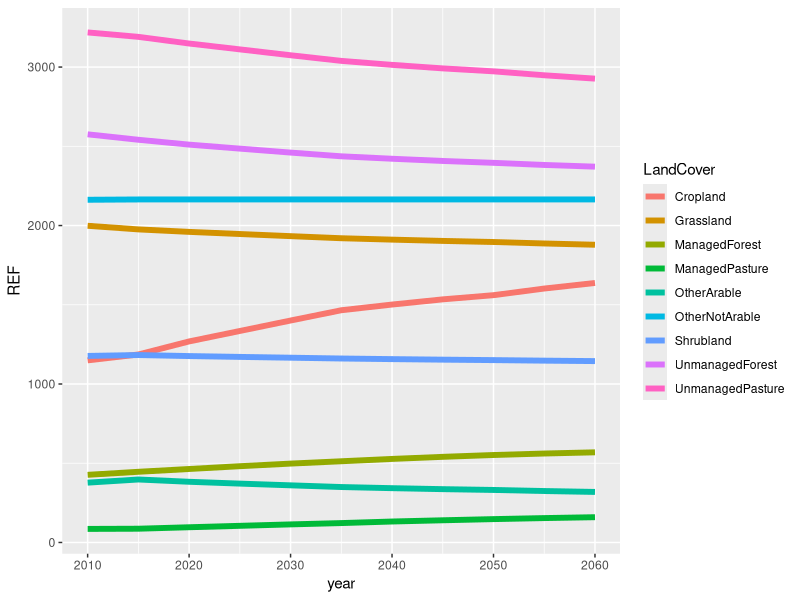

Reproduce this figure in R.
## ---- chunk 1
knitr::opts_chunk$set(echo = TRUE)
## ---- chunk 2
library(tidyverse)

LUFile<-read_csv("s84_land_cover_basin.csv")

## ---- chunk 3

new_Shock_LU<- LUFile  %>% 
  separate(Variable, c("Land", "LandUse", "Status")) %>%
  select(-c("Model", "Unit"))  %>%
  filter(Land == "LandCover") %>%
  filter(LandUse!= "Total") %>%
  filter(Status != "Total"|is.na(Status)) %>%
  mutate(Status = replace_na(Status, "")) %>%
  unite(LandCover, Status, LandUse, sep="")


wide_sum_cat_LU<- new_Shock_LU %>% 
  select(-c("Land"))  %>%
  pivot_longer(!c(scenario, region, riverBasin, LandCover), names_to=c("year"), values_to = "area") %>%
  mutate(year = as.numeric(year)) %>% 
  pivot_wider(names_from = scenario, values_from = c(area)) %>%
  mutate(DifCornShock = CORN1BG - REF) %>%
  mutate(DifSoyShock = SOY1BG - REF)

futRefLand.plt<-ggplot(wide_sum_cat_LU %>% 
                              filter(region=="WLD")) +
  geom_line(mapping=aes(x=year, y=REF, color=LandCover), lwd=2) 
  #ggtitle("Future Net Emissions") +
  #Add the theme elements
  #theme(plot.title = element_text(hjust = 0.5)) +
  #Add the labels
  labs( x='Year', y='Total Emissions (Mt)', linetype="Shock Type") 



futRefLand.plt

  
